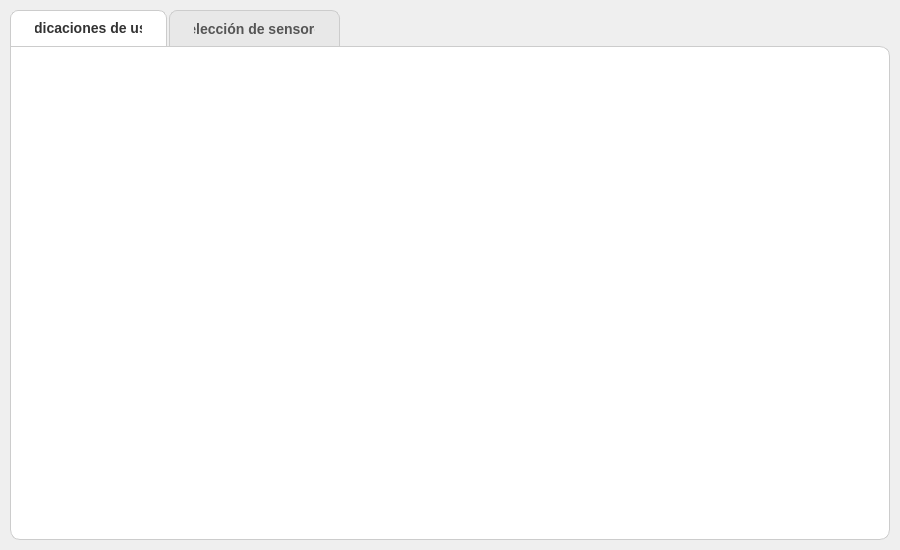
<?xml version="1.0" encoding="UTF-8"?>
<ui version="4.0">
 <class>EmgPage</class>
 <widget class="QWidget" name="EmgPage">
  <property name="geometry">
   <rect>
    <x>0</x>
    <y>0</y>
    <width>900</width>
    <height>550</height>
   </rect>
  </property>
  <layout class="QVBoxLayout" name="verticalLayoutMain">
   <property name="spacing">
    <number>0</number>
   </property>
   <property name="leftMargin">
    <number>10</number>
   </property>
   <property name="topMargin">
    <number>10</number>
   </property>
   <property name="rightMargin">
    <number>10</number>
   </property>
   <property name="bottomMargin">
    <number>10</number>
   </property>
   <!-- Tab bar -->
   <item>
    <widget class="QTabWidget" name="tabWidget">
     <property name="styleSheet">
      <string notr="true">QTabWidget::pane {
    border: 1px solid #CCCCCC;
    border-radius: 10px;
    background: white;
    border-top-left-radius: 0px;
}
QTabBar::tab {
    font-size: 14px;
    font-weight: bold;
    padding: 10px 24px;
    border: 1px solid #CCCCCC;
    border-bottom: none;
    border-top-left-radius: 8px;
    border-top-right-radius: 8px;
    background: #E8E8E8;
    color: #555555;
    margin-right: 2px;
}
QTabBar::tab:selected {
    background: white;
    color: #333333;
    border-bottom: 1px solid white;
}
QTabBar::tab:hover:!selected {
    background: #F0F0F0;
}</string>
     </property>
     <property name="currentIndex">
      <number>0</number>
     </property>
     <!-- Tab 1: Indicaciones de uso -->
     <widget class="QWidget" name="tabInstructions">
      <attribute name="title">
       <string>Indicaciones de uso</string>
      </attribute>
      <layout class="QVBoxLayout" name="verticalLayoutTab1">
       <property name="spacing">
        <number>0</number>
       </property>
       <property name="leftMargin">
        <number>0</number>
       </property>
       <property name="topMargin">
        <number>0</number>
       </property>
       <property name="rightMargin">
        <number>0</number>
       </property>
       <property name="bottomMargin">
        <number>0</number>
       </property>
       <item>
        <widget class="QFrame" name="frameImage">
         <property name="sizePolicy">
          <sizepolicy hsizetype="Expanding" vsizetype="Expanding">
           <horstretch>0</horstretch>
           <verstretch>0</verstretch>
          </sizepolicy>
         </property>
         <property name="frameShape">
          <enum>QFrame::Shape::NoFrame</enum>
         </property>
         <layout class="QVBoxLayout" name="layoutImage">
          <property name="leftMargin">
           <number>0</number>
          </property>
          <property name="topMargin">
           <number>0</number>
          </property>
          <property name="rightMargin">
           <number>0</number>
          </property>
          <property name="bottomMargin">
           <number>0</number>
          </property>
          <item>
           <widget class="QLabel" name="lblEmgImage">
            <property name="text">
             <string/>
            </property>
            <property name="alignment">
             <set>Qt::AlignmentFlag::AlignCenter</set>
            </property>
           </widget>
          </item>
         </layout>
        </widget>
       </item>
      </layout>
     </widget>
     <!-- Tab 2: Selección de sensores -->
     <widget class="QWidget" name="tabSensors">
      <attribute name="title">
       <string>Selección de sensores</string>
      </attribute>
      <layout class="QHBoxLayout" name="horizontalLayoutTab2">
       <property name="spacing">
        <number>12</number>
       </property>
       <property name="leftMargin">
        <number>10</number>
       </property>
       <property name="topMargin">
        <number>10</number>
       </property>
       <property name="rightMargin">
        <number>10</number>
       </property>
       <property name="bottomMargin">
        <number>10</number>
       </property>
       <!-- Left: Chart + controls (65%) -->
       <item>
        <widget class="QFrame" name="frameLeft">
         <property name="sizePolicy">
          <sizepolicy hsizetype="Expanding" vsizetype="Expanding">
           <horstretch>65</horstretch>
           <verstretch>0</verstretch>
          </sizepolicy>
         </property>
         <property name="styleSheet">
          <string notr="true">QFrame#frameLeft {
    border: 1px solid #CCCCCC;
    border-radius: 10px;
    background: #FAFAFA;
}</string>
         </property>
         <property name="frameShape">
          <enum>QFrame::Shape::Box</enum>
         </property>
         <layout class="QVBoxLayout" name="verticalLayoutLeft">
          <property name="spacing">
           <number>8</number>
          </property>
          <property name="leftMargin">
           <number>10</number>
          </property>
          <property name="topMargin">
           <number>10</number>
          </property>
          <property name="rightMargin">
           <number>10</number>
          </property>
          <property name="bottomMargin">
           <number>10</number>
          </property>
           <!-- Label: Seleccione sensores -->
           <item>
            <widget class="QLabel" name="lblSelectSensor">
             <property name="styleSheet">
              <string notr="true">QLabel {
    font-size: 16px;
    font-weight: bold;
    color: #333333;
}</string>
             </property>
             <property name="text">
              <string>Seleccione sensores:</string>
             </property>
            </widget>
           </item>
           <!-- 6 Checkboxes en grilla 3x2 -->
           <item>
            <layout class="QGridLayout" name="gridCheckboxes">
             <property name="spacing">
              <number>6</number>
             </property>
             <item row="0" column="0">
              <widget class="QCheckBox" name="chkSensor1">
               <property name="text">
                <string>Sensor_1</string>
               </property>
               <property name="checked">
                <bool>true</bool>
               </property>
               <property name="cursor">
                <cursorShape>PointingHandCursor</cursorShape>
               </property>
               <property name="styleSheet">
                <string notr="true">QCheckBox { font-size:14px; font-weight:bold; color:#333; spacing:8px; }
QCheckBox::indicator { width:22px; height:22px; border-radius:4px; border:2px solid #CCC; background:#FFF; }
QCheckBox::indicator:hover { border-color:#4CAF50; }
QCheckBox::indicator:checked { background:#4CAF50; border-color:#4CAF50; }</string>
               </property>
              </widget>
             </item>
             <item row="0" column="1">
              <widget class="QCheckBox" name="chkSensor2">
               <property name="text">
                <string>Sensor_2</string>
               </property>
               <property name="checked">
                <bool>true</bool>
               </property>
               <property name="cursor">
                <cursorShape>PointingHandCursor</cursorShape>
               </property>
               <property name="styleSheet">
                <string notr="true">QCheckBox { font-size:14px; font-weight:bold; color:#333; spacing:8px; }
QCheckBox::indicator { width:22px; height:22px; border-radius:4px; border:2px solid #CCC; background:#FFF; }
QCheckBox::indicator:hover { border-color:#4CAF50; }
QCheckBox::indicator:checked { background:#4CAF50; border-color:#4CAF50; }</string>
               </property>
              </widget>
             </item>
             <item row="1" column="0">
              <widget class="QCheckBox" name="chkSensor3">
               <property name="text">
                <string>Sensor_3</string>
               </property>
               <property name="checked">
                <bool>true</bool>
               </property>
               <property name="cursor">
                <cursorShape>PointingHandCursor</cursorShape>
               </property>
               <property name="styleSheet">
                <string notr="true">QCheckBox { font-size:14px; font-weight:bold; color:#333; spacing:8px; }
QCheckBox::indicator { width:22px; height:22px; border-radius:4px; border:2px solid #CCC; background:#FFF; }
QCheckBox::indicator:hover { border-color:#4CAF50; }
QCheckBox::indicator:checked { background:#4CAF50; border-color:#4CAF50; }</string>
               </property>
              </widget>
             </item>
             <item row="1" column="1">
              <widget class="QCheckBox" name="chkSensor4">
               <property name="text">
                <string>Sensor_4</string>
               </property>
               <property name="checked">
                <bool>true</bool>
               </property>
               <property name="cursor">
                <cursorShape>PointingHandCursor</cursorShape>
               </property>
               <property name="styleSheet">
                <string notr="true">QCheckBox { font-size:14px; font-weight:bold; color:#333; spacing:8px; }
QCheckBox::indicator { width:22px; height:22px; border-radius:4px; border:2px solid #CCC; background:#FFF; }
QCheckBox::indicator:hover { border-color:#4CAF50; }
QCheckBox::indicator:checked { background:#4CAF50; border-color:#4CAF50; }</string>
               </property>
              </widget>
             </item>
             <item row="2" column="0">
              <widget class="QCheckBox" name="chkSensor5">
               <property name="text">
                <string>Sensor_5</string>
               </property>
               <property name="checked">
                <bool>true</bool>
               </property>
               <property name="cursor">
                <cursorShape>PointingHandCursor</cursorShape>
               </property>
               <property name="styleSheet">
                <string notr="true">QCheckBox { font-size:14px; font-weight:bold; color:#333; spacing:8px; }
QCheckBox::indicator { width:22px; height:22px; border-radius:4px; border:2px solid #CCC; background:#FFF; }
QCheckBox::indicator:hover { border-color:#4CAF50; }
QCheckBox::indicator:checked { background:#4CAF50; border-color:#4CAF50; }</string>
               </property>
              </widget>
             </item>
             <item row="2" column="1">
              <widget class="QCheckBox" name="chkSensor6">
               <property name="text">
                <string>Sensor_6</string>
               </property>
               <property name="checked">
                <bool>true</bool>
               </property>
               <property name="cursor">
                <cursorShape>PointingHandCursor</cursorShape>
               </property>
               <property name="styleSheet">
                <string notr="true">QCheckBox { font-size:14px; font-weight:bold; color:#333; spacing:8px; }
QCheckBox::indicator { width:22px; height:22px; border-radius:4px; border:2px solid #CCC; background:#FFF; }
QCheckBox::indicator:hover { border-color:#4CAF50; }
QCheckBox::indicator:checked { background:#4CAF50; border-color:#4CAF50; }</string>
               </property>
              </widget>
             </item>
            </layout>
           </item>
           <!-- Botones: Probar + Agregar -->
           <item>
            <layout class="QHBoxLayout" name="layoutBtnTest">
             <property name="spacing">
              <number>10</number>
             </property>
             <item>
              <widget class="QPushButton" name="btnTestSensor">
               <property name="sizePolicy">
                <sizepolicy hsizetype="Expanding" vsizetype="Fixed">
                 <horstretch>0</horstretch>
                 <verstretch>0</verstretch>
                </sizepolicy>
               </property>
               <property name="minimumSize">
                <size>
                 <width>0</width>
                 <height>44</height>
                </size>
               </property>
               <property name="cursor">
                <cursorShape>PointingHandCursor</cursorShape>
               </property>
               <property name="styleSheet">
                <string notr="true">QPushButton {
    background-color: #4CAF50;
    color: white;
    font-size: 14px;
    font-weight: bold;
    border-radius: 8px;
    padding: 8px 12px;
    border: none;
}
QPushButton:hover {
    background-color: #43A047;
}
QPushButton:pressed {
    background-color: #388E3C;
}</string>
               </property>
               <property name="text">
                <string>Probar sensores seleccionados</string>
               </property>
              </widget>
             </item>
             <item>
              <widget class="QPushButton" name="btnAddSensor">
               <property name="sizePolicy">
                <sizepolicy hsizetype="Expanding" vsizetype="Fixed">
                 <horstretch>0</horstretch>
                 <verstretch>0</verstretch>
                </sizepolicy>
               </property>
               <property name="minimumSize">
                <size>
                 <width>0</width>
                 <height>44</height>
                </size>
               </property>
               <property name="cursor">
                <cursorShape>PointingHandCursor</cursorShape>
               </property>
               <property name="styleSheet">
                <string notr="true">QPushButton {
    background-color: #4CAF50;
    color: white;
    font-size: 14px;
    font-weight: bold;
    border-radius: 8px;
    padding: 8px 12px;
    border: none;
}
QPushButton:hover {
    background-color: #43A047;
}
QPushButton:pressed {
    background-color: #388E3C;
}</string>
               </property>
               <property name="text">
                <string>Agregar sensores seleccionados</string>
               </property>
              </widget>
             </item>
            </layout>
           </item>
           <!-- Chart container -->
           <item>
            <widget class="QWidget" name="chartContainer" native="true">
             <property name="sizePolicy">
              <sizepolicy hsizetype="Expanding" vsizetype="Expanding">
               <horstretch>0</horstretch>
               <verstretch>0</verstretch>
              </sizepolicy>
             </property>
            </widget>
           </item>
         </layout>
        </widget>
       </item>
       <!-- Right: Selected sensors table (35%) -->
       <item>
        <widget class="QFrame" name="frameRight">
         <property name="sizePolicy">
          <sizepolicy hsizetype="Expanding" vsizetype="Expanding">
           <horstretch>35</horstretch>
           <verstretch>0</verstretch>
          </sizepolicy>
         </property>
         <property name="styleSheet">
          <string notr="true">QFrame#frameRight {
    border: 1px solid #CCCCCC;
    border-radius: 10px;
    background: #FAFAFA;
}</string>
         </property>
         <property name="frameShape">
          <enum>QFrame::Shape::Box</enum>
         </property>
         <layout class="QVBoxLayout" name="verticalLayoutRight">
          <property name="spacing">
           <number>8</number>
          </property>
          <property name="leftMargin">
           <number>10</number>
          </property>
          <property name="topMargin">
           <number>10</number>
          </property>
          <property name="rightMargin">
           <number>10</number>
          </property>
          <property name="bottomMargin">
           <number>10</number>
          </property>
          <!-- Title -->
          <item>
           <widget class="QLabel" name="lblSelectedTitle">
            <property name="styleSheet">
             <string notr="true">QLabel {
    font-size: 18px;
    font-weight: bold;
    color: #333333;
}</string>
            </property>
            <property name="text">
             <string>Sensores seleccionados:</string>
            </property>
            <property name="alignment">
             <set>Qt::AlignmentFlag::AlignCenter</set>
            </property>
           </widget>
          </item>
          <!-- Scroll area for sensor list -->
          <item>
           <widget class="QScrollArea" name="scrollSensors">
            <property name="widgetResizable">
             <bool>true</bool>
            </property>
            <property name="styleSheet">
             <string notr="true">QScrollArea {
    border: none;
}
QScrollBar:vertical {
    width: 8px;
    background: #F0F0F0;
    border-radius: 4px;
}
QScrollBar::handle:vertical {
    background: #BBBBBB;
    border-radius: 4px;
    min-height: 20px;
}
QScrollBar::add-line:vertical, QScrollBar::sub-line:vertical {
    height: 0px;
}</string>
            </property>
            <widget class="QWidget" name="scrollContent">
             <property name="geometry">
              <rect>
               <x>0</x>
               <y>0</y>
               <width>200</width>
               <height>300</height>
              </rect>
             </property>
            </widget>
           </widget>
          </item>
         </layout>
        </widget>
       </item>
      </layout>
     </widget>
    </widget>
   </item>
  </layout>
 </widget>
 <resources/>
 <connections/>
</ui>
